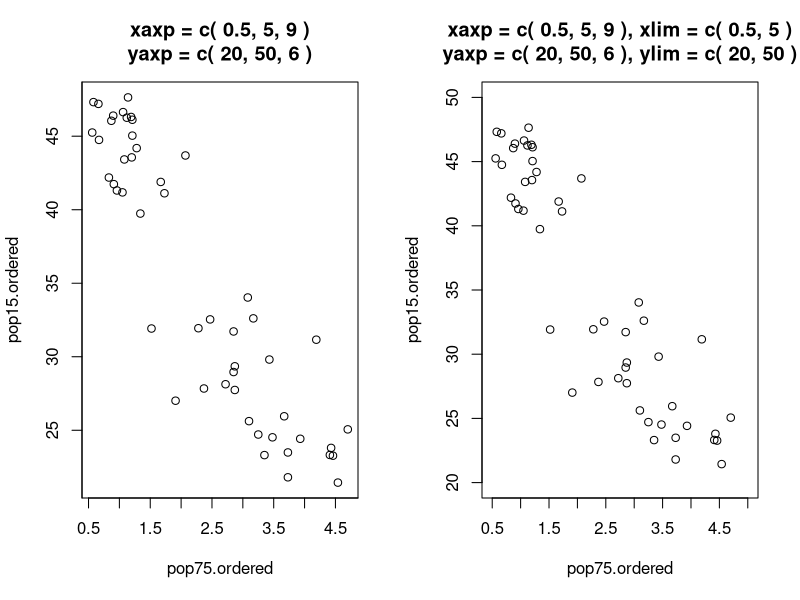

Recreate this plot in R.
par( mfrow=c( 1, 2 ) )

ord = order( 
  LifeCycleSavings$pop75 
)
pop75.ordered = LifeCycleSavings$pop75[ ord ]
pop15.ordered = LifeCycleSavings$pop15[ ord ]

plot( 
  pop75.ordered, 
  pop15.ordered, 
  main="xaxp = c( 0.5, 5, 9 )\nyaxp = c( 20, 50, 6 )", 
  xaxp=c( 0.5, 5, 9 ), 
  yaxp=c( 20, 50, 6 ) 
  )
plot( 
  pop75.ordered, 
  pop15.ordered, 
  main="xaxp = c( 0.5, 5, 9 ), xlim = c( 0.5, 5 )\nyaxp = c( 20, 50, 6 ), ylim = c( 20, 50 )", 
  xaxp=c( 0.5, 5, 9 ), 
  yaxp=c( 20, 50, 6 ), 
  xlim=c( 0.5, 5), 
  ylim=c( 20, 50 ) 
  )

par( mfrow=c( 1, 1 ) )
